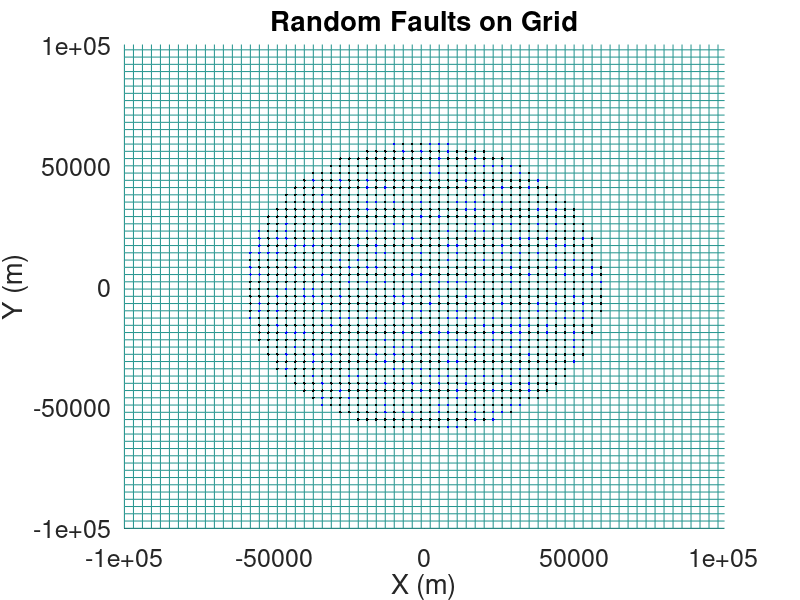

Source code (MATLAB): (Note: this script raises an error after producing the figure.)
%% Wrapper code with random fault parameters (step 1) for fault model by Okada (1992), v2.0

clear all; close all;

%% Define non-random variables

nfaults = 1e3;    % number of faults in model
zlevel  = 0e3;    % depth of internal deformation (m) -> 0 is free surface
boxsize = 1e5;    % dimension of box (m)
radius  = 6e4;    % radius of circle inside box to be populated with faults (m)
mu      = 1e9;    % shear modulus (Pa)
nu      = 0.25;   % Poisson ratio

delta = deg2rad(90);
phi   = deg2rad(90);

L  = 3e3;         % length along fault strike direction (m)
W  = 2e3;        % length along perpendicular direction to strike (m)
U  = 1.0;         % dislocation amount (m)
zt = 2e3;         % z coordinate of top left corner of fault, positive downwards (m)
z0 = zt + W*sin(delta);

%% Set up circle (to be populated with faults) inside gridded box

rotmat  = [sin(phi), cos(phi); -cos(phi), sin(phi)]; 
fmax    = max(rotmat\[L; W*cos(delta)]);

brange  = (-boxsize:fmax:boxsize+fmax);
[xg,yg] = meshgrid(brange, brange);
cinds   = find(xg.^2 + yg.^2 - radius^2 <= 0);

%% Populate circle with random distribtion of nfaults

if length(cinds) > nfaults
    frand = randsample(cinds, nfaults);
else
    error('Grid error. Please either: increase radius, decrease number of faults, or decrease fault dimensions.');
end

x0 = xg(frand);
y0 = yg(frand);

%% Plot faults on grid

figure(1); hold on;
set(gca, 'FontSize', 18)
mesh(xg, yg, zeros(size(xg))) 
plot(xg(cinds), yg(cinds), 'b.')
plot(x0, y0, 'k.')
xlim([-boxsize boxsize]); ylim([-boxsize boxsize]);
xlabel('X (m)'); ylabel('Y (m)');
title('Random Faults on Grid')

%% Iterate through faults and get displacements/derivatives for each

finefac = 5;

[xx, yy] = meshgrid(linspace(-boxsize, boxsize, finefac*length(brange)), linspace(-boxsize, boxsize, finefac*length(brange)));

[uu, vv, ww, duu_dx, dvv_dy, dww_dz, duu_dz, dww_dx, dvv_dz, dww_dy, duu_dy, dvv_dx] = deal(zeros(size(xx, 1), size(xx, 1)));

for n = 1:nfaults
    
    [u, v, w, du_dx, dv_dy, dw_dz, du_dz, dw_dx, dv_dz, dw_dy, du_dy, dv_dx] = ...
        okada92_kc(x0(n), y0(n), z0, xx, yy, zlevel, L, W, U, phi, delta, mu, nu);
    
    uu     = uu + u;            vv     = vv + v;            ww     = ww + w;
    duu_dx = duu_dx + du_dx;    dvv_dy = dvv_dy + dv_dy;    dww_dz = dww_dz + dw_dz;
    duu_dy = duu_dy + du_dy;    dvv_dx = dvv_dx + dv_dx;    dww_dx = dww_dx + dw_dx;
    duu_dz = duu_dz + du_dz;    dvv_dz = dvv_dz + dv_dz;    dww_dy = dww_dy + dw_dy;
    
end

%% Plot (displacement in z-direction surf plot)

figure(2); hold on;
set(gca, 'FontSize', 18)
surf(xx, yy, ww, 'FaceAlpha', .95) 
xlim([-boxsize boxsize]); ylim([-boxsize boxsize]);
xlabel('X (m)'); ylabel('Y (m)'); zlabel('Z (m)');
title('Displacement in Z-direction')
view(-65, 10)
grid on
